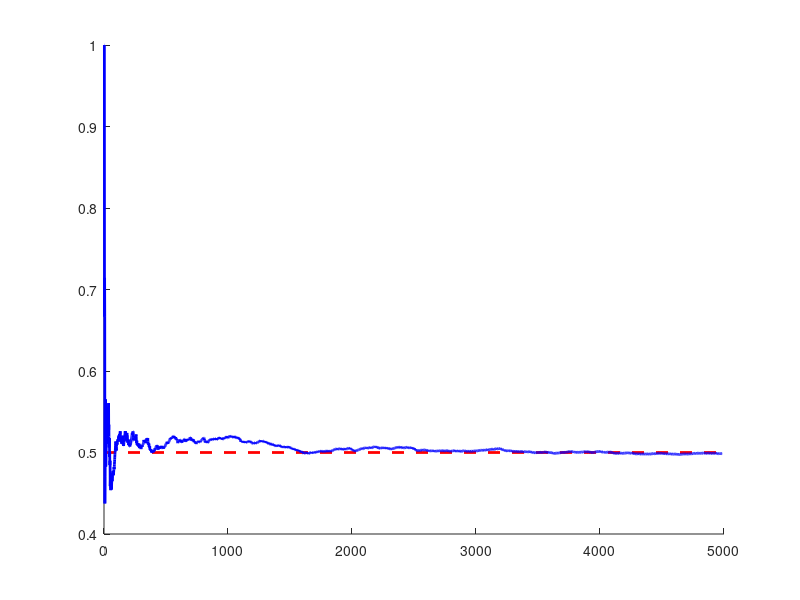

MATLAB code for this plot:
%% Basics of Probability - Coin Flip

% Set the random seed
rng(49);

% Set the probability threshold
p = 0.5;

% Set the number of trails
n = 10000;

% Initialise an array with the probabilities over time (H or T, pH)
pT = zeros([n,1]);

pH = [];

% Initialise number of heads
nHeads = 0;
nTails = 0;

% Loop through each trial
for i = 1:n

    p_i = rand(1);

    % If the current probability is below the threshold, it is a Heads
    if p_i <= p

        % Set the 2nd column of pT as 1 to denote Heads
        pT(i,1) = 1;

        % Increment nHeads
        nHeads = nHeads + 1;

        % The current probability of heads is the number of heads currently
        % for the values of i so far
        pH_i = nHeads / i;
        
        % Append to pH
        if i == 1

            pH(i, 1) = pH_i;

        else

            pH(end+1, 1) = pH_i;

        end

    end


end

%% Plotting
figure("Name", 'Coin Flip Probability')
hold on

% Create a flat line at p
pLine = [0, p; nHeads, p];

% Plot the line
plot(pLine(:,1), pLine(:,2), 'Color', 'r', 'LineStyle','--', 'LineWidth',2);

% Plot the probabilities over time
plot((1:nHeads)', pH, 'Color', 'b', 'LineWidth',2);